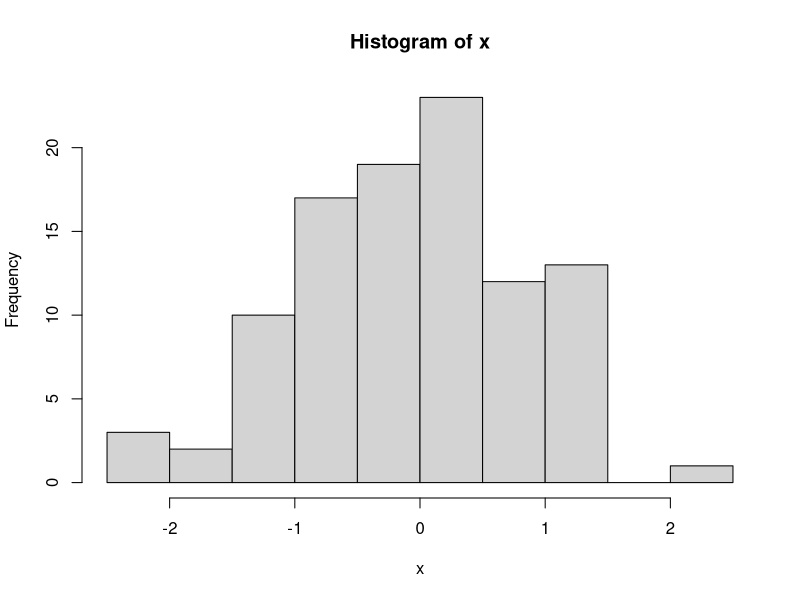
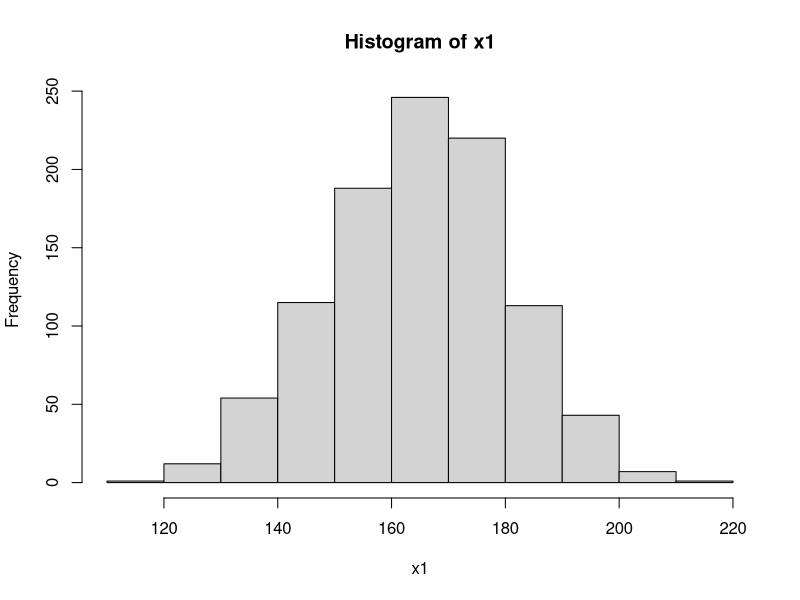
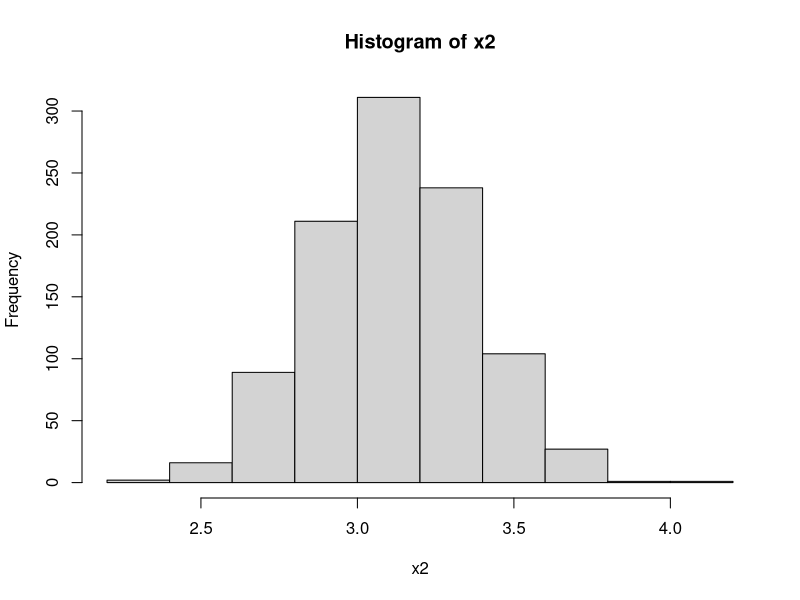

Reproduce these figures in R, in order.
x=rnorm(100, 0, 1)
View(x)
hist(x)

pnorm(160, 165, 6)

1-pnorm(180, 165, 6)

pnorm(180, 165,6) - pnorm(160, 165,6)
dbinom(2, 5, 0.791462)


pnorm(84, mean=72, sd=15.2, lower.tail=FALSE)
1-pnorm(84, 72, 15.2)

#Latihan Kedua
#1
x1 = rnorm(1000, 165, 15)
View(x1)
hist(x1)

#2
x2 = rnorm(1000, 3.12, 0.25)
View(x2)
hist(x2)


#Latihan Ketiga
#1
pnorm(150, mean=165, sd=6)
#2
1-pnorm(170, 165, 6)

#3
y1 = pnorm(180, 165, 6) - pnorm(150, 165, 6)
print(y1)
dbinom(2, 7, y1)


#Latihan Keempat
#1
pnorm(158, 175, 30) - pnorm(125, 175, 30)

#2
menit = 2.5 * 60
1-pnorm(menit, 175, 30)
